Frame 1 (no input): blank canvas, image omitted
Frame 60 (no input): blank canvas, image omitted
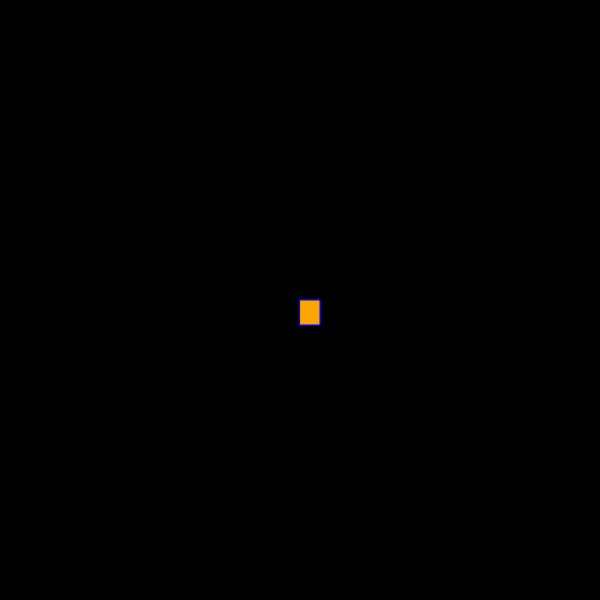
Frame 120 (the mouse pressed at the canvas centre since frame 60)

The p5.js sketch whose frames 1 and 60 were blank and that drew this single picture after the mouse press (run headless with seeded random() and noise() and a simulated clock; from frame 60 on, the mouse is pressed at the canvas centre):

// p5.js sketch
// ── sketch.js
function setup() {
    createCanvas(600, 600);
    background("black");
  }
  
  function draw() {
    stroke("blue");
    fill("orange");
    
  
    
    if(mouseIsPressed){
      rect(mouseX,mouseY,20,25)
    }  
    
  }
